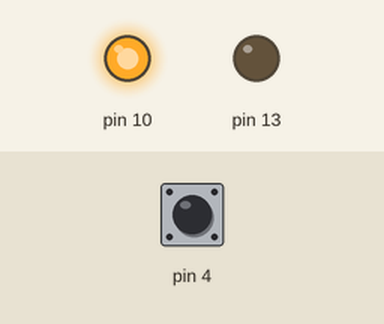
The sketch below on a simulated Arduino Uno, built with avr-gcc and run on an emulated ATmega328P. On the bench: output pins drawn as LEDs (lit = HIGH). The inputs (shaded band) are chosen by the test bench; at power-on: pin 4 HIGH. What the sketch prints to the serial monitor is not drawn.

Above: at 1.2 s.
1.3 s: pin 4 pulled LOW for 0.15 s
At 1.38 s:
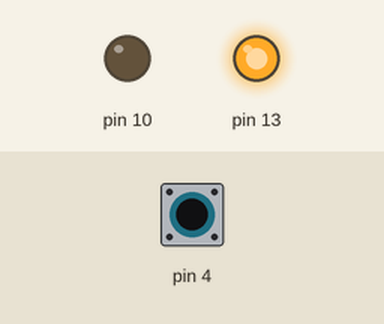
2.9 s: pin 4 pulled LOW for 3.2 s
At 6.9 s:
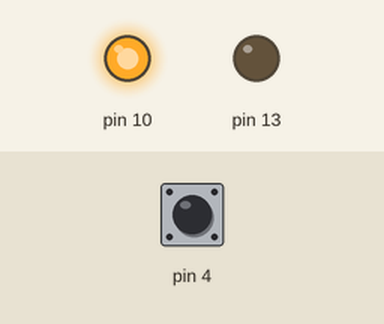
Timing chart, 0 to 8.4 s (numbered marks = the images above; inputs shaded):
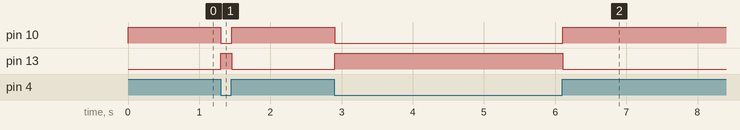

Measured:
- after the input at 1.3 s, pin 10: HIGH → LOW at once, → HIGH 0.15 s later; pin 13: LOW → HIGH at once, → LOW 0.15 s later
- after the input at 2.9 s, pin 10: HIGH → LOW at once, → HIGH 3.2 s later; pin 13: LOW → HIGH at once, → LOW 3.2 s later

The sketch:

tarea2.2-1.ino
```cpp
/*
  Tarea 2.2 Arduino digitalRead (pinMode INPUT)

  1. Hacer que si el pin 4 esta en alto prenda el pin 10 del Arduino
     y apague el pin 13. Si el pin 4 esta en bajo prenda el pin 13
     y apague el pin 10.

  NOTA:
  HIGH cuando no está presionado
  LOW cuando está presionado
*/

void setup() {
  Serial.begin(9600);
  pinMode(4, INPUT_PULLUP);
  pinMode(10, OUTPUT);
  pinMode(13, OUTPUT);
}

void loop() {
  int sensorVal = digitalRead(4);
  Serial.println(sensorVal);

  if(sensorVal == HIGH) {
    digitalWrite(13, LOW);
    digitalWrite(10, HIGH);
  } else {
    digitalWrite(13, HIGH);
    digitalWrite(10, LOW);
  }

}
```
